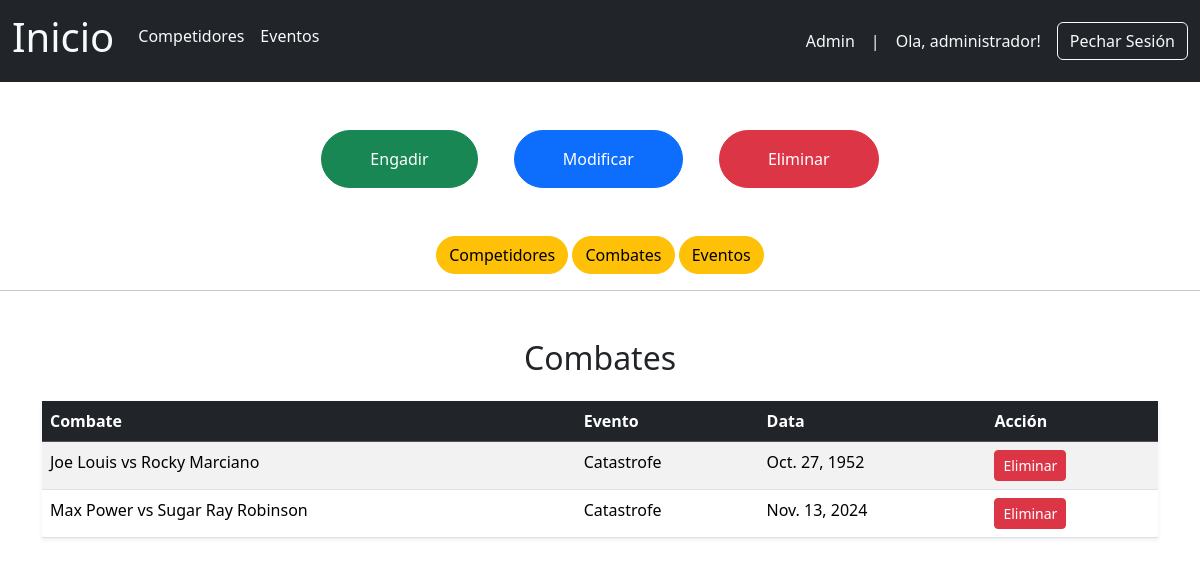
Before: /administracion/eliminar?lista=combates (signed in) with the older database file.
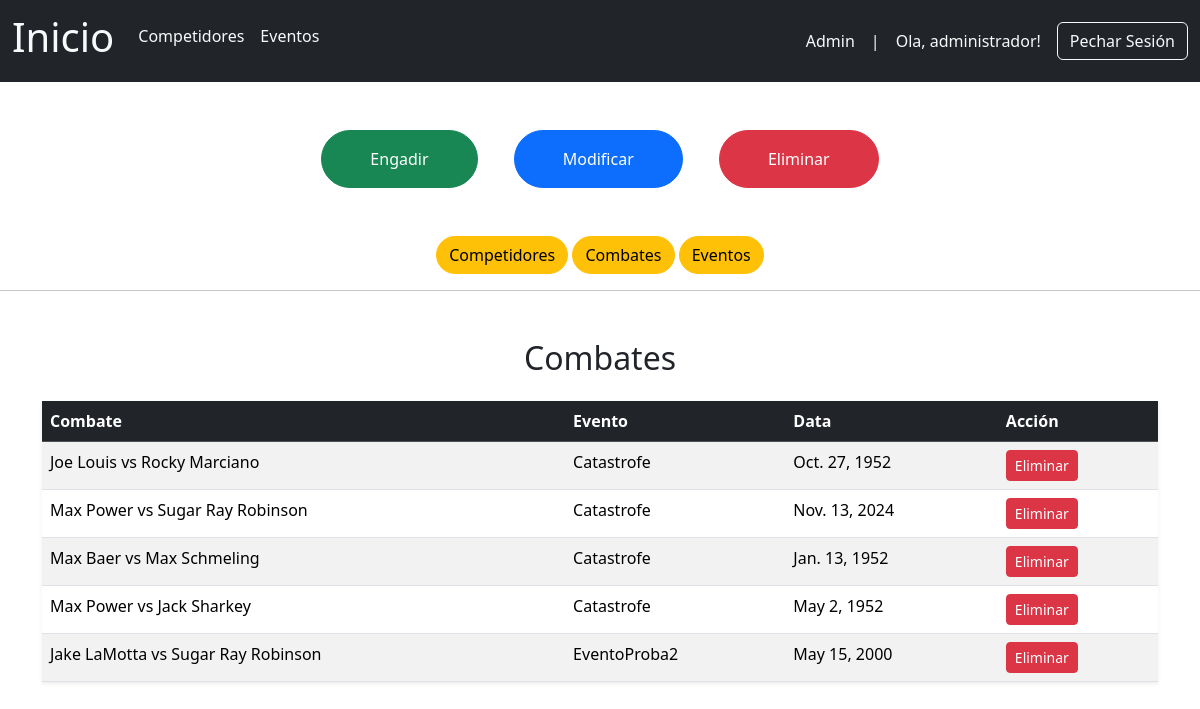
After: the same page with the newer database file.
### boxGal/models.py (models this page shows)
class Combate(models.Model):
    id_combate = models.BigAutoField(auto_created=True, primary_key=True)
    boxeador_azul = models.ForeignKey(Competidor, related_name='combates_azul', on_delete=models.CASCADE)
    boxeador_vermello = models.ForeignKey(Competidor, related_name='combates_vermello', on_delete=models.CASCADE)
    evento_combate = models.ForeignKey(Evento, on_delete=models.CASCADE)
    peso_combate = models.CharField(max_length=255)
    categoria_combate = models.CharField(max_length=255)
    arbitro = models.CharField(max_length=255)
    resultado = models.CharField(max_length=255)
    data_combate = models.DateField()
    likes = models.ManyToManyField(Usuario,related_name='combates_gustados', blank=True)
    def __str__(self):
        return f"{self.boxeador_azul} vs {self.boxeador_vermello}"

class Competidor(models.Model):
    id_competidor = models.BigAutoField(auto_created=True, primary_key=True)
    nome_competidor = models.CharField(max_length=255)
    apelidos_competidor = models.CharField(max_length=255)
    peso_competidor = models.CharField(max_length=255)
    vitorias = models.IntegerField()
    derrotas = models.IntegerField()
    empates = models.IntegerField()
    foto_competidor = models.ImageField(upload_to='competidores/', blank=True, null=True)
    def __str__(self):
        return f"{self.nome_competidor} {self.apelidos_competidor} "

class Evento(models.Model):
    id_evento = models.BigAutoField(auto_created=True, primary_key=True)
    nome_evento = models.CharField(max_length=255)
    lugar_evento = models.CharField(max_length=255)
    data_evento = models.DateField()
    foto_evento = models.ImageField(upload_to='eventos/', blank=True, null=True)
    def __str__(self):
        return self.nome_evento

### boxGal/views.py (the view)
# urls.py: path('administracion/eliminar', views.eliminar, name='eliminar'),
@login_required
def eliminar(request):
  if not request.user.is_superuser:
    return HttpResponseForbidden("Non tes permisos para acceder a esta páxina.")
  template = loader.get_template('administracion/eliminar.html')
  lista = request.GET.get('lista','competidores')
  contido = {}
  if lista == 'competidores':
    contido['lista'] = Competidor.objects.all(),
    contido['tipo'] = 'competidores'
  elif lista == 'combates':
    contido['lista'] = Combate.objects.all(),
    contido['tipo'] = 'combates'
  elif lista == 'eventos':
    contido['lista'] = Evento.objects.all(),
    contido['tipo'] = 'eventos'
  return HttpResponse(template.render(contido, request))

### boxGal/templates/administracion/eliminar.html (shortened to what this page needs)
{% extends 'header.html' %}
{% block corpo %}
  <div class="container mt-5 text-center">
    <a href="{% url 'engadir' %}" class="btn p-3 px-5 mx-3 btn-success rounded-pill">Engadir</a>
    <a href="{% url 'modificar' %}" class="btn p-3 px-5 mx-3 btn-primary rounded-pill">Modificar</a>
    <a href="{% url 'eliminar' %}" class="btn p-3 px-5 mx-3 btn-danger rounded-pill">Eliminar</a>
  </div>
  <div class="container mt-5 text-center">
    <a href="?lista=competidores" class="btn rounded-pill btn-warning">Competidores</a>
    <a href="?lista=combates" class="btn rounded-pill btn-warning">Combates</a>
    <a href="?lista=eventos" class="btn rounded-pill btn-warning">Eventos</a>
  </div>
  <hr />
  <div class="container mt-5">
    {% if tipo == 'competidores' %}
      <h2 class="text-center mb-4">Competidores</h2>
      <table class="table table-striped table-hover shadow-sm">
        <thead class="table-dark">
          <tr>
            <th scope="col">Nome</th>
            <th scope="col">Acción</th>
          </tr>
        </thead>
        <tbody>
          {% for competidor in lista.0 %}
            <tr>
              <td>{{ competidor }}</td>
              <td>
                <form action="{% url 'eliminarCompetidor' competidor.id_competidor %}" method="POST" style="display: inline;">
                  {% csrf_token %}
                  <button type="submit" class="btn btn-danger btn-sm" onclick="return confirm('Seguro que queres eliminar este competidor?');">Eliminar</button>
                </form>
              </td>
            </tr>
          {% endfor %}
        </tbody>
      </table>
    {% elif tipo == 'combates' %}
      <h2 class="text-center mb-4">Combates</h2>
      <table class="table table-striped table-hover shadow-sm">
        <thead class="table-dark">
          <tr>
            <th scope="col">Combate</th>
            <th scope="col">Evento</th>
            <th scope="col">Data</th>
            <th scope="col">Acción</th>
          </tr>
        </thead>
        <tbody>
          {% for combate in lista.0 %}
            <tr>
              <td>{{ combate }}</td>
              <td>{{ combate.evento_combate }}</td>
              <td>{{ combate.data_combate }}</td>
              <td>
                <form action="{% url 'eliminarCombate' combate.id_combate %}" method="POST" style="display: inline;">
                  <button type="submit" class="btn btn-danger btn-sm" onclick="return confirm('Seguro que queres eliminar este combate?');">Eliminar</button>
                </form>
              </td>
            </tr>
          {% endfor %}
        </tbody>
      </table>
    {% endif %}
  </div>
{% endblock %}

Changed rows visible on the page:
added Combate: boxeador_azul+boxeador_vermello "Max Baer vs Max Schmeling", evento_combate "Catastrofe", data_combate "Jan. 13, 1952"
added Combate: boxeador_azul+boxeador_vermello "Max Power vs Jack Sharkey", evento_combate "Catastrofe", data_combate "May 2, 1952"
added Combate: boxeador_azul+boxeador_vermello "Jake LaMotta vs Sugar Ray Robinson", evento_combate "EventoProba2", data_combate "May 15, 2000"
